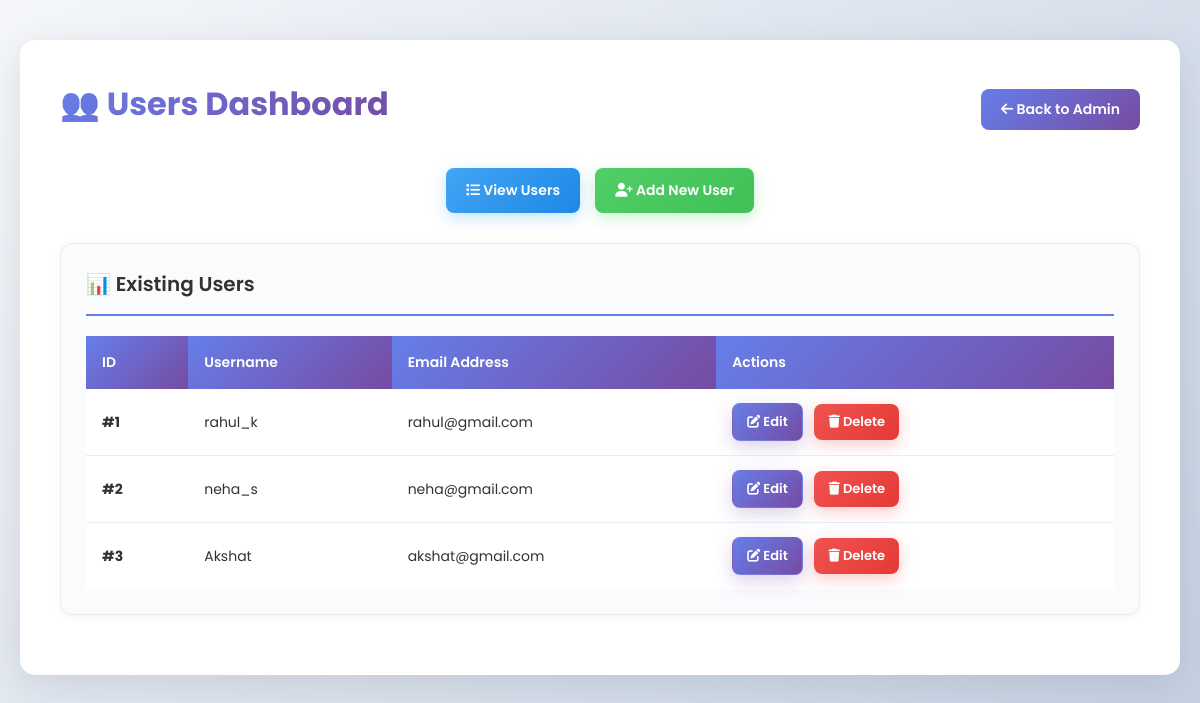
Page /users (signed in) on the committed database.
### app/models.py (models this page shows, shortened)
class Users(UserMixin, db.Model):
    user_id = db.Column(db.Integer, primary_key=True)
    username = db.Column(db.String(50))
    email = db.Column(db.String(100))
    password = db.Column(db.String(50))
    enrollments = db.relationship('Enrollments', backref='user', lazy=True)

### app/routes/auth.py (the view)
@auth.route('/users')
@login_required
def users_dashboard():
    data = Users.query.all()
    return render_template('Users_dashboard.html', data=data)

### app/routes/auth.py (called while the page is built)
def login_required(f):
    @wraps(f)
    def decorated(*args, **kwargs):
        if current_user.is_authenticated or ('admin' in session):
            return f(*args, **kwargs)
        flash('Please log in to access that page.', 'error')
        return redirect(url_for('auth.login'))
    return decorated

### app/templates/Users_dashboard.html (shortened to what this page needs)
{% extends "base.html" %}
{% block content %}
<div class="container">
  <div style="display: flex; justify-content: space-between; align-items: center; margin-bottom: 30px;">
    <h1>👥 Users Dashboard</h1>
    <a href="{{ url_for('auth.admin_dashboard') }}" style="text-decoration: none;">
      <button style="background: linear-gradient(135deg, #667eea 0%, #764ba2 100%); color: white; padding: 10px 20px; border: none; border-radius: 8px; cursor: pointer; font-weight: 600; transition: all 0.3s ease;">
        <i class="fas fa-arrow-left"></i> Back to Admin
      </button>
    </a>
  </div>
  <div class="add-btn-container" style="display: flex; gap: 15px; justify-content: center; margin-bottom: 30px;">
    <a href="{{ url_for('auth.users_dashboard') }}" style="text-decoration: none;">
      <button id="viewBtn" class="view-btn" style="font-weight: 600;">
        <i class="fas fa-list"></i> View Users
      </button>
    </a>
    <a href="{{ url_for('auth.add_user_page') }}" style="text-decoration: none;">
      <button id="addBtn" class="insert-btn" style="font-weight: 600;">
        <i class="fas fa-user-plus"></i> Add New User
      </button>
    </a>
  </div>
  <div id="viewForm" class="card" style="animation: fadeInUp 0.3s ease-out;">
    <h2>📊 Existing Users</h2>
    <table>
      <thead>
        <tr>
          <th>ID</th>
          <th>Username</th>
          <th>Email Address</th>
          <th>Actions</th>
        </tr>
      </thead>
      <tbody>
        {% for user in data %}
        <tr>
          <td><strong>#{{ user.user_id }}</strong></td>
          <td>{{ user.username }}</td>
          <td>{{ user.email }}</td>
          <td>
            <a href="{{ url_for('auth.update_user', id=user.user_id) }}" style="text-decoration: none;">
              <button class="edit-btn" title="Edit user">
                <i class="fas fa-edit"></i> Edit
              </button>
            </a>
            <button onclick="confirmDelete({{ user.user_id }})" class="delete-btn" title="Delete user">
              <i class="fas fa-trash"></i> Delete
            </button>
          </td>
        </tr>
        {% endfor %}
      </tbody>
    </table>
  </div>
</div>
{% endblock %}

### app/static/css/style.css (style rules this page uses)
* { margin: 0; padding: 0; box-sizing: border-box; }
body { font-family: 'Poppins', sans-serif; background: #f0f2f5; color: #333; min-height: 100vh; }
.container { background: white; border-radius: 15px; padding: 40px; box-shadow: 0 10px 40px rgba(0, 0, 0, 0.1); animation: fadeInUp 0.6s ease-out; }
.container h1 { font-size: 32px; font-weight: 700; margin-bottom: 10px; background: linear-gradient(135deg, #667eea 0%, #764ba2 100%); -webkit-background-clip: text; -webkit-text-fill-color: transparent; background-clip: text; }
.container h2 { font-size: 24px; font-weight: 600; color: #333; margin-bottom: 20px; padding-bottom: 15px; border-bottom: 2px solid #667eea; }
button, .btn { font-family: 'Poppins', sans-serif; border: none; border-radius: 8px; padding: 12px 20px; font-weight: 600; cursor: pointer; transition: all 0.3s ease; font-size: 14px; text-decoration: none; display: inline-block; }
.insert-btn { background: linear-gradient(135deg, #51cf66 0%, #40c057 100%); color: white; box-shadow: 0 5px 15px rgba(81, 207, 102, 0.3); }
.view-btn { background: linear-gradient(135deg, #42a5f5 0%, #1e88e5 100%); color: white; box-shadow: 0 5px 15px rgba(66, 165, 245, 0.3); }
.edit-btn { background: linear-gradient(135deg, #667eea 0%, #764ba2 100%); color: white; box-shadow: 0 6px 18px rgba(118, 75, 162, 0.25); padding: 8px 14px; font-size: 13px; border: 1px solid rgba(255,255,255,0.08); }
.delete-btn { background: linear-gradient(135deg, #ef5350 0%, #e53935 100%); color: white; box-shadow: 0 5px 15px rgba(239, 83, 80, 0.3); padding: 8px 14px; font-size: 13px; }
.add-btn-container { margin: 30px 0; text-align: center; }
.card { background: #f9fbfd; border-radius: 12px; padding: 25px; margin: 20px 0; border: 1px solid #e8eef5; box-shadow: 0 2px 8px rgba(0, 0, 0, 0.05); }
.card h2 { font-size: 20px; color: #333; margin-bottom: 20px; font-weight: 600; }
table { width: 100%; border-collapse: collapse; margin-top: 20px; background: white; }
th { background: linear-gradient(135deg, #667eea 0%, #764ba2 100%); color: white; padding: 16px; text-align: left; font-weight: 600; font-size: 14px; }
td { padding: 14px 16px; border-bottom: 1px solid #e8eef5; font-size: 14px; }
tr:last-child td { border-bottom: none; }
td button, td a button { margin-right: 8px; }

### rows in the picture
Users: user_id "1", username "rahul_k", email "rahul@gmail.com"
Users: user_id "2", username "neha_s", email "neha@gmail.com"
Users: user_id "3", username "Akshat", email "akshat@gmail.com"
